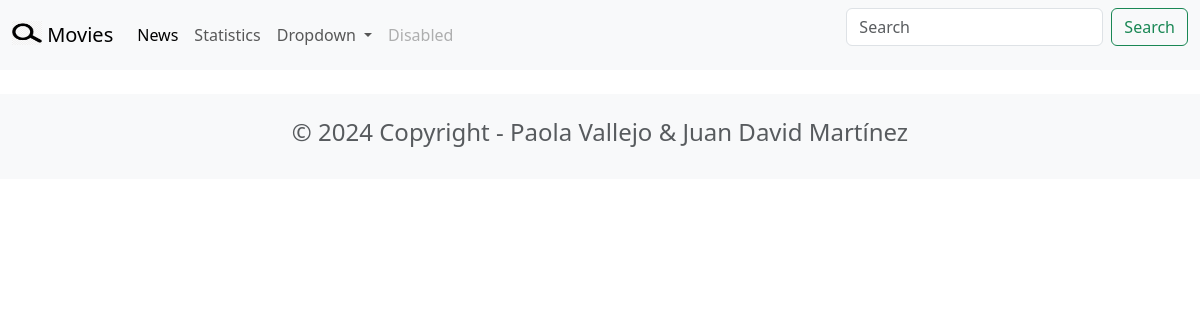
The page /news/ on the database as committed earlier.
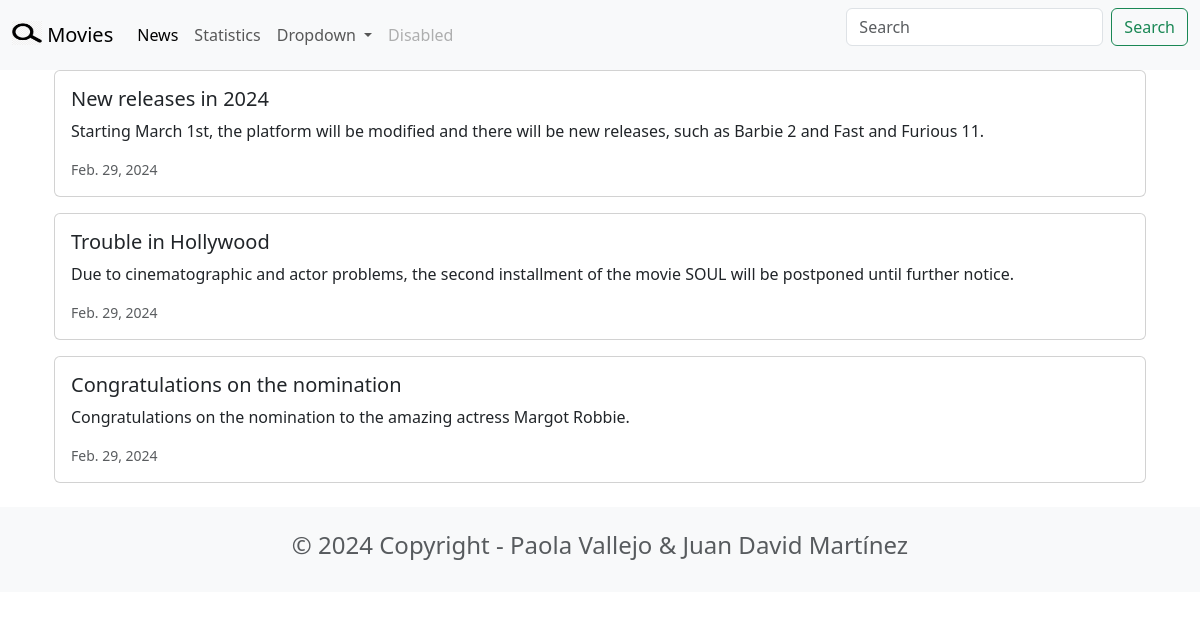
The same page on the database as committed later.
### news/models.py (models this page shows, shortened)
class News(models.Model):
    headline = models.CharField(max_length = 200)
    body = models.TextField()
    date = models.DateField()

### news/views.py (the view)
# urls.py: path('news/', include('news.urls')),
def news(request):
    newss = News.objects.all().order_by('-date')
    return render(request, 'news.html', {'newss': newss})

### news/templates/news.html
{% extends 'base.html' %}
{% block content %}
<div class = "container">
    {% for news in newss %}
    <div class="card mb-3" >
        <div class="row g-0">
            <div>
                <div class="card-body">
                    <h5 class="card-title">{{ news.headline }}</h5>
                    <p class="card-text">{{ news.body }}</p>
                    <p class="card-text"><small class="text-body-secondary">{{ news.date }}</small></p>
                </div>
            </div>
        </div>
    </div>
    {% endfor %}
</div>
{% endblock content %}

### moviereviews/templates/base.html (shortened to what this page needs)
<head>
    <link href="https://cdn.jsdelivr.net/npm/bootstrap@5.3.3/dist/css/bootstrap.min.css" rel="stylesheet">
</head>
<nav class="navbar navbar-expand-lg bg-body-tertiary">
    <div class="container-fluid">
      <a class="navbar-brand" href="{% url 'home' %}">
        {% load static %}
        <img src="{% static 'images/movie.png' %}" alt="" width="30" height="24" class="d-inline-block align-text-top">
        Movies</a>
      <div class="collapse navbar-collapse" id="navbarSupportedContent">
        <ul class="navbar-nav me-auto mb-2 mb-lg-0">
          <li class="nav-item">
            <a class="nav-link active" aria-current="page" href="{% url 'news' %}">News</a>
          </li>
          <li class="nav-item">
            <a class="nav-link" href="{% url 'statistics' %}">Statistics</a>
          </li>
          <li class="nav-item dropdown">
            <a class="nav-link dropdown-toggle" href="#" role="button" data-bs-toggle="dropdown" aria-expanded="false">
              Dropdown
            </a>
          </li>
          <li class="nav-item">
            <a class="nav-link disabled" aria-disabled="true">Disabled</a>
          </li>
        </ul>
        <form class="d-flex" role="search">
          <input class="form-control me-2" type="search" placeholder="Search" aria-label="Search">
          <button class="btn btn-outline-success" type="submit">Search</button>
        </form>
      </div>
    </div>
  </nav>
<div class="container">
    {% block content %}
    {% endblock content %}
</div>
<footer class="text-center text-lg-start bg-light text-muted mt-4">
    <div class="container">
        <div class="row">
            <div class="text-center p-4">
                <h4>© 2024 Copyright - Paola Vallejo & Juan David Martínez</h4>
            </div>
        </div>
    </div>
</footer>

Rows that differ between the two databases and show on the page:
added News: headline "New releases in 2024", body "Starting March 1st, the platform will be modified and there will be new releases, such as Barbie 2 and Fast and Furious 11.", date "Feb. 29, 2024"
added News: headline "Trouble in Hollywood", body "Due to cinematographic and actor problems, the second installment of the movie SOUL will be postponed until further notice.", date "Feb. 29, 2024"
added News: headline "Congratulations on the nomination", body "Congratulations on the nomination to the amazing actress Margot Robbie.", date "Feb. 29, 2024"
